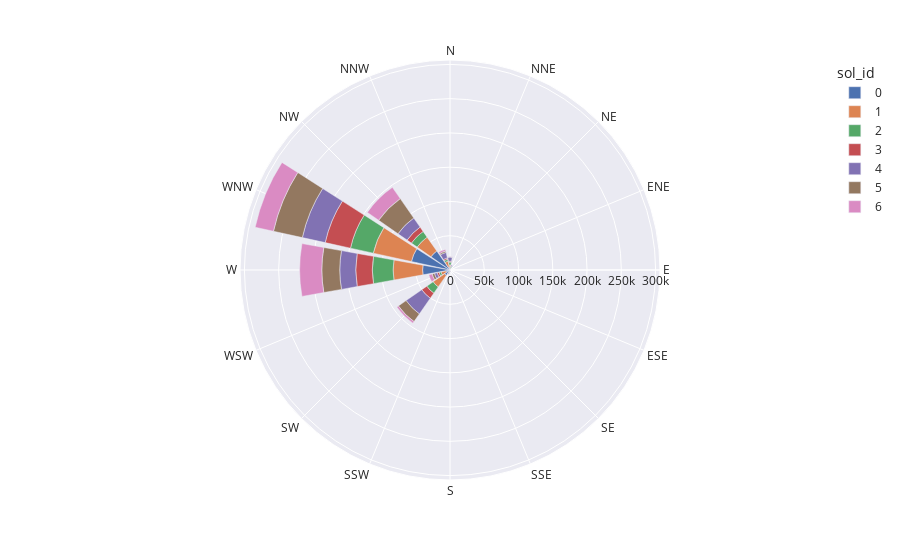

This figure's notebook cell:
### Markdown cell above
We can see that the first sol had winds blowing very heavily in a north westerly direction. 
From this, let's have a look at the rest of the martian week to see if this trend continued

We will convert the Sol ID attribute to a string, so that plotly will recognise this attribute as discrete. This is important, we want a discrete representation of each sol on the next wind rose.

### Code cell
#Convert our sols to string
#This will ensure plotly recognizes them as discrete data
wind_directions["sol_id"] = wind_directions["sol_id"].astype(str)

#Plotting our wind rose
fig = px.bar_polar(wind_directions, theta="compass_point", r="ct", category_orders=order, template="seaborn",color="sol_id")
fig.show()

### Figure 1 — Plotly figure (JSON) as saved in the notebook; plotly's stock layout.template omitted (floating-point values rounded to 4 significant figures)
{"data": [{"hovertemplate": "sol_id=0<br>ct=%{r}<br>compass_point=%{theta}<extra></extra>", "legendgroup": "0", "marker": {"color": "rgb(76,114,176)"}, "name": "0", "r": [6120, 9572, 57611, 40009, 5026, 33779, 34, 1268, 2, 12], "showlegend": true, "subplot": "polar", "theta": ["WSW", "SW", "WNW", "W", "NNW", "NW", "NNE", "N", "ESE", "SSW"], "type": "barpolar"}, {"hovertemplate": "sol_id=1<br>ct=%{r}<br>compass_point=%{theta}<extra></extra>", "legendgroup": "1", "marker": {"color": "rgb(221,132,82)"}, "name": "1", "r": [7334, 20493, 57017, 43048, 8144, 24659, 2068, 5992, 36, 420, 314, 548, 111, 623, 803], "showlegend": true, "subplot": "polar", "theta": ["WSW", "SW", "WNW", "W", "NNW", "NW", "NNE", "N", "ENE", "NE", "ESE", "SSE", "SE", "SSW", "S"], "type": "barpolar"}, {"hovertemplate": "sol_id=2<br>ct=%{r}<br>compass_point=%{theta}<extra></extra>", "legendgroup": "2", "marker": {"color": "rgb(85,168,104)"}, "name": "2", "r": [2798, 11224, 34054, 30344, 2760, 10205, 3009, 4304, 80, 1114, 652, 1032, 295, 3857, 1225], "showlegend": true, "subplot": "polar", "theta": ["WSW", "SW", "WNW", "W", "NNW", "NW", "NNE", "N", "ENE", "NE", "ESE", "SSE", "SE", "SSW", "S"], "type": "barpolar"}, {"hovertemplate": "sol_id=3<br>ct=%{r}<br>compass_point=%{theta}<extra></extra>", "legendgroup": "3", "marker": {"color": "rgb(196,78,82)"}, "name": "3", "r": [2799, 8993, 37795, 24169, 2084, 7682, 459, 1266, 38, 66, 164, 83, 23, 833, 342], "showlegend": true, "subplot": "polar", "theta": ["WSW", "SW", "WNW", "W", "NNW", "NW", "NNE", "N", "ENE", "NE", "ESE", "SSE", "SE", "SSW", "S"], "type": "barpolar"}, {"hovertemplate": "sol_id=4<br>ct=%{r}<br>compass_point=%{theta}<extra></extra>", "legendgroup": "4", "marker": {"color": "rgb(129,114,179)"}, "name": "4", "r": [4172, 27849, 34144, 23306, 8267, 16155, 2387, 6230, 85, 642, 396, 245, 14, 1499, 677], "showlegend": true, "subplot": "polar", "theta": ["WSW", "SW", "WNW", "W", "NNW", "NW", "NNE", "N", "ENE", "NE", "ESE", "SSE", "SE", "SSW", "S"], "type": "barpolar"}, {"hovertemplate": "sol_id=5<br>ct=%{r}<br>compass_point=%{theta}<extra></extra>", "legendgroup": "5", "marker": {"color": "rgb(147,120,96)"}, "name": "5", "r": [3413, 13655, 43147, 26203, 2025, 34474, 1, 255, 67], "showlegend": true, "subplot": "polar", "theta": ["WSW", "SW", "WNW", "W", "NNW", "NW", "NNE", "N", "SSW"], "type": "barpolar"}, {"hovertemplate": "sol_id=6<br>ct=%{r}<br>compass_point=%{theta}<extra></extra>", "legendgroup": "6", "marker": {"color": "rgb(218,139,195)"}, "name": "6", "r": [4956, 2777, 27335, 32335, 2497, 20052, 45, 463, 4, 2], "showlegend": true, "subplot": "polar", "theta": ["WSW", "SW", "WNW", "W", "NNW", "NW", "NNE", "N", "NE", "ESE"], "type": "barpolar"}], "layout": {"barmode": "relative", "legend": {"title": {"text": "sol_id"}, "tracegroupgap": 0}, "margin": {"t": 60}, "polar": {"angularaxis": {"categoryarray": ["N", "NNE", "NE", "ENE", "E", "ESE", "SE", "SSE", "S", "SSW", "SW", "WSW", "W", "WNW", "NW", "NNW"], "categoryorder": "array", "direction": "clockwise", "rotation": 90}, "domain": {"x": [0, 1], "y": [0, 1]}}}}
